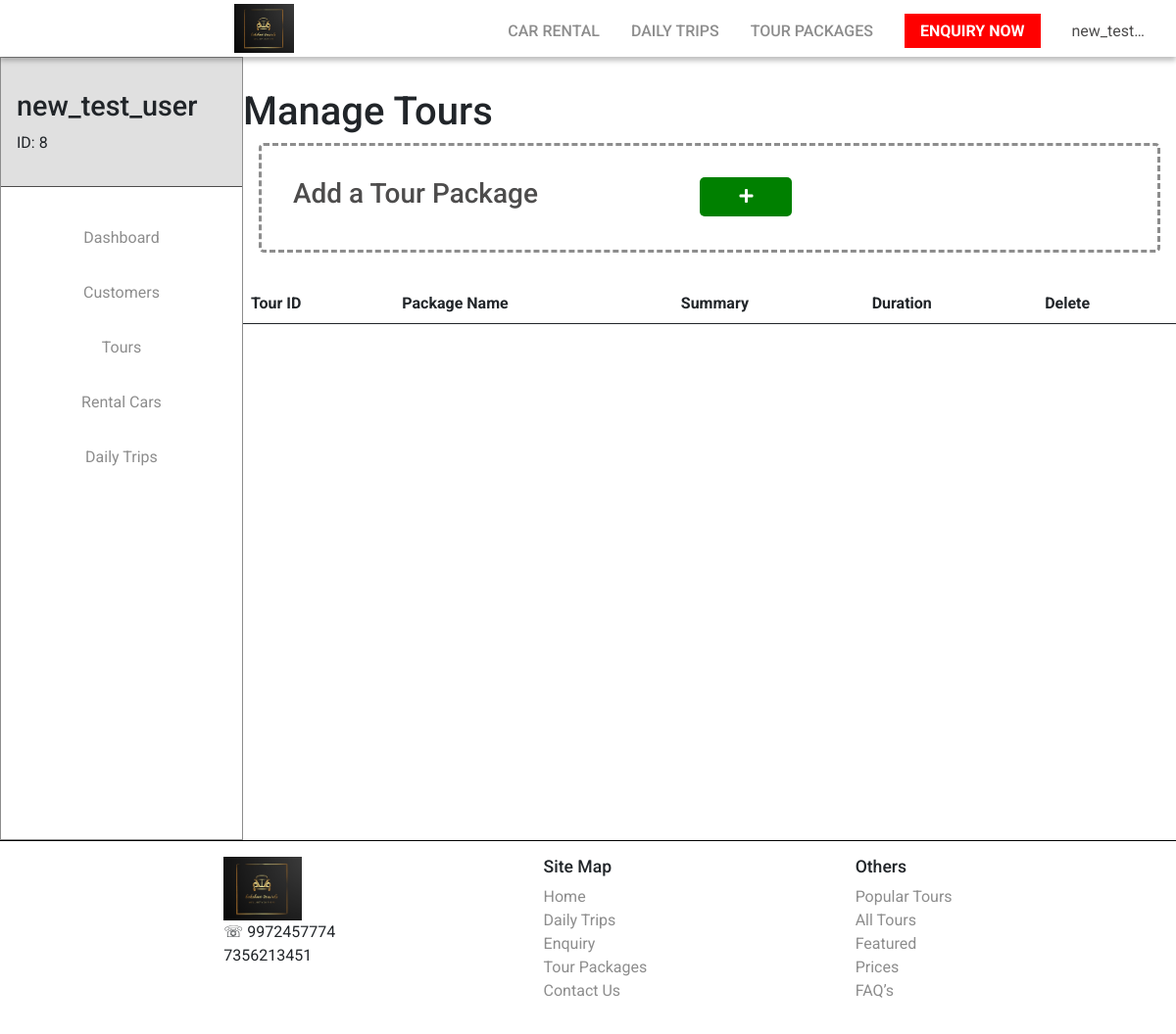
/admin_dashboard/tours/ (signed in), run on an earlier commit of the app's database.
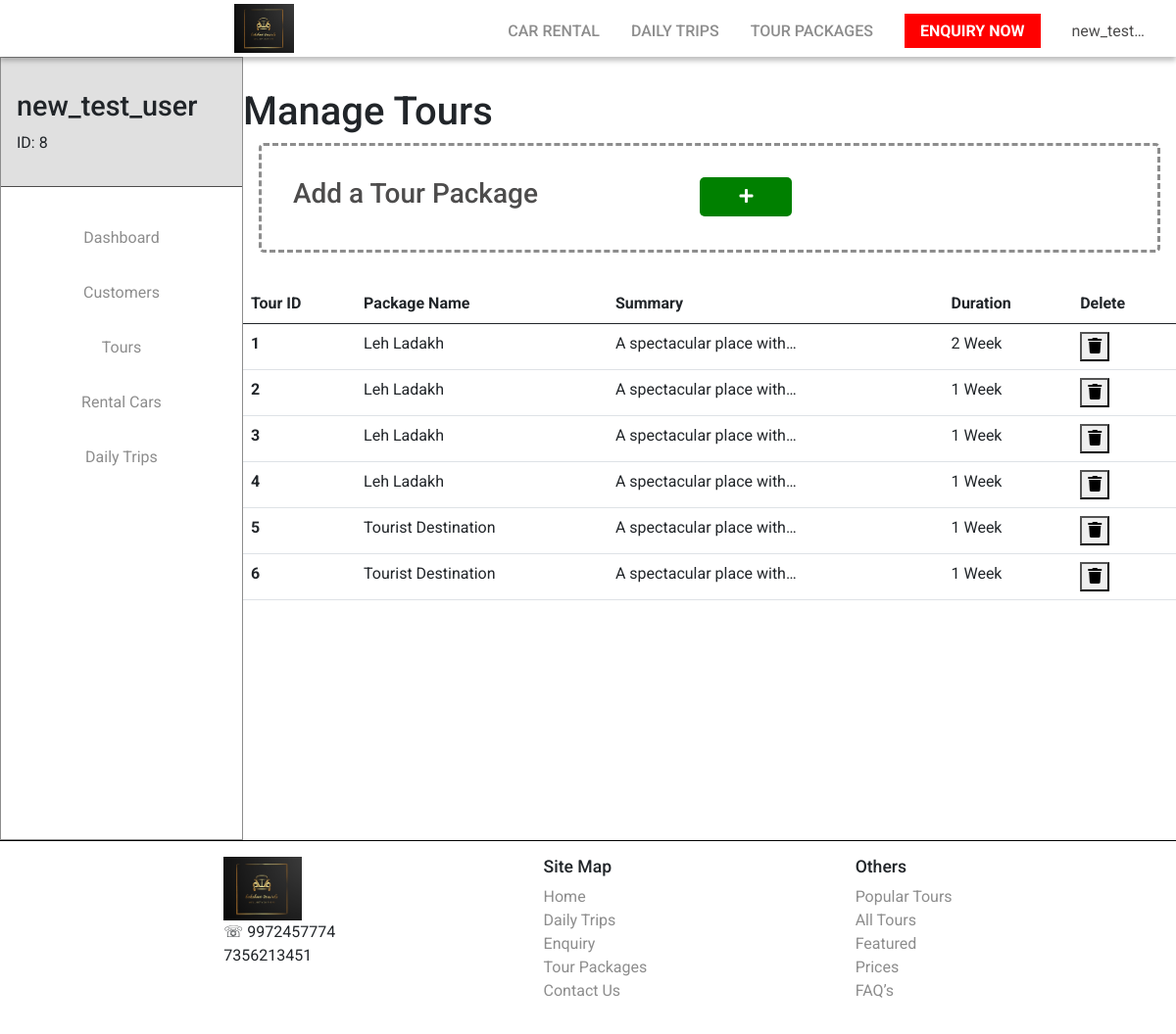
And on a later commit of the database.
### lakshmi_travels/models.py (models this page shows, shortened)
class TourPackageDetails(models.Model):
    tour_id = models.IntegerField(default='0')
    package_name = models.CharField(default='Tourist Destination', max_length=100)
    summary = models.CharField(default = 'summary', max_length=400)
    duration = models.CharField(default = '1 Week', max_length=100)
    details = models.CharField(default = 'details', max_length=1000)
    tour_package_image = models.ImageField(default="tour_package.jpg", upload_to='tour_package_images')
    availability_status = models.BooleanField(default=True)

### lakshmi_travels/views.py (the view, shortened to what this page needs)
# urls.py: path('admin_dashboard/tours/', views.AdminDashBoardToursView, name='admin_dashboard_tours'),
@login_required
def AdminDashBoardToursView(request):
    all_tours = TourPackageDetails.objects.all()
    context = {
        'all_tours': all_tours,
    }
    return render(request, 'lakshmi_travels/admin_dashboard_tours.html', context)

### lakshmi_travels/templates/lakshmi_travels/admin_dashboard_tours.html (shortened to what this page needs)
{% extends 'lakshmi_travels/admin_dashboard.html' %}
{% block main-content %}
<h1>Manage Tours</h1>
<div class="add-new-item">
  <h3>Add a Tour Package</h3>
  <div class="add-button">
    <form method="POST" action="">
      <button type="submit"><i class="fa fa-plus"></i></button>
    </form>
  </div>
</div>
<section>
  <table class="table table-stoured table-hover">
    <thead>
      <tr>
        <th scope="col">Tour ID</th>
        <th scope="col">Package Name</th>
        <th scope="col">Summary</th>
        <th scope="col">Duration</th>
        <th scope="col">Delete</th>
      </tr>
    </thead>
    <tbody>
      {% for tour in all_tours %}
      <tr>
        <th scope="row">{{tour.tour_id}}</th>
        <td>{{tour.package_name}}</td>
        <td>{{tour.summary|truncatechars:25}}</td>
        <td>{{tour.duration}}</td>
        <td>
          <form id='event_delete_form{{tour.tour_id}}' method="POST" action="">
            <button onclick="deleteAlert('{{tour.tour_id}}','tour id: {{tour.tour_id}} {{tour.package_name}}')"
              class="delete_button" type="button"><i class="fas fa-trash "></i></button>
          </form>
        </td>
      </tr>
      {% endfor %}
    </tbody>
  </table>
</section>
{% endblock main-content %}

What changed in the data, as far as the page shows it:
added TourPackageDetails: tour_id "1", package_name "Leh Ladakh", summary "A spectacular place with…", duration "2 Week"
added TourPackageDetails: tour_id "2", package_name "Leh Ladakh", summary "A spectacular place with…", duration "1 Week"
added TourPackageDetails: tour_id "3", package_name "Leh Ladakh", summary "A spectacular place with…", duration "1 Week"
added TourPackageDetails: tour_id "4", package_name "Leh Ladakh", summary "A spectacular place with…", duration "1 Week"
added TourPackageDetails: tour_id "5", package_name "Tourist Destination", summary "A spectacular place with…", duration "1 Week"
added TourPackageDetails: tour_id "6", package_name "Tourist Destination", summary "A spectacular place with…", duration "1 Week"
